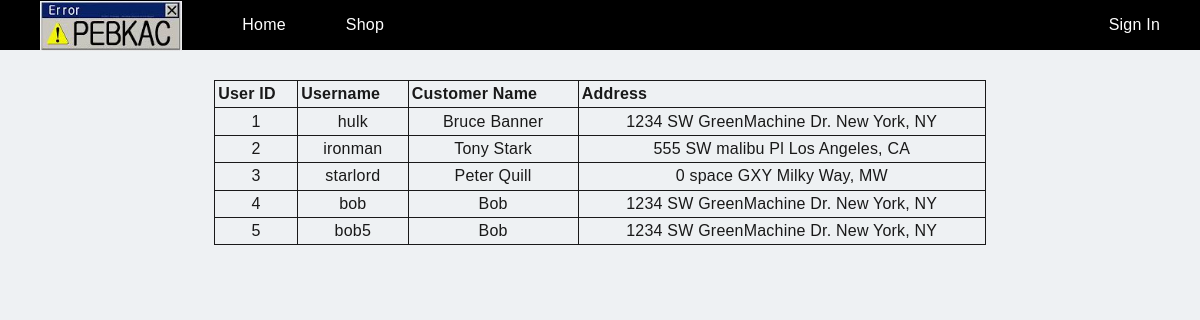
Screenshot of /emp_customers.php with the database file from the repository.
### tables this page shows
CREATE TABLE Customer (
	id				INT AUTO_INCREMENT NOT NULL,
	username		VARCHAR(255) UNIQUE NOT NULL,
    	pass			CHAR(32),
    name			VARCHAR(255) NOT NULL,
	address_id		INT,
	PRIMARY KEY (id),
	FOREIGN KEY (address_id) REFERENCES Address(id) ON DELETE SET NULL
);

CREATE TABLE Address (
	id				INT AUTO_INCREMENT NOT NULL,
	num				INT NOT NULL,
	street			VARCHAR(255) NOT NULL,
	apt_no			INT,
    city			VARCHAR(255) NOT NULL,
	state				CHAR(2) NOT NULL,
	zip				DECIMAL(5) NOT NULL,
	PRIMARY KEY (id)
);

### public/setup.php (called while the page is built, shortened)
<?php
function is_logged_in() {
  if(isset($_SESSION['type'])) {
	return True;
  } else {
  	return False;
  }
}

### public/emp_customers.php (the view, shortened to what this page needs)
<?php include "_header.php"; ?>
<?php
	$conn = mysqli_connect(DB_HOST, DB_USER, DB_PASSWORD, DB_NAME);
	$result = mysqli_query($conn, "SELECT c.id, c.username, c.name, a.num, a.street, a.city, a.state FROM Customer c, Address a WHERE a.id = c.address_id");
	$num_row = mysqli_num_rows($result);
	echo "<table>";
	echo "<tr><th>User ID</th><th>Username</th><th>Customer Name</th><th>Address</th>";
	echo "</tr>";
	for($i=0; $i<$num_row; $i++) {
		$customer=mysqli_fetch_row($result);
		echo "<tr><td>" . $customer[0] . "</td><td>" . $customer[1] . "</td><td>" . $customer[2] . "</td><td>" . $customer[3] . " " . $customer[4] . " " . $customer[5] . ", " . $customer[6] . "</td>";
		echo "<tr>";
	}
	echo "</table>";
?>
<?php include "_footer.php"; ?>

### public/_header.php (shortened to what this page needs)
<?php include "setup.php" ?>
<!DOCTYPE HTML>
<html lang="en">
  <head>
	<link rel="stylesheet" href="css/all.css">
  </head>
  <body>
    <header class="x-header-nav x-header-nav--ad">
	  <link href="css/gnavstyle.css" rel="stylesheet">
	  <div aria-label="Main Navigation" class="polaris-nav polaris-nav-header-wrapper" role="navigation">
		<div class="polaris-header">
		  <ul class="polaris-navigation">
			<li class="polaris-item">
			  <a href="index.php" target="_self" class="polaris-link ">
				<img src="images/logo.jpg" height=50>
			  </a>
			</li>
		  </ul>
		  <ul class="polaris-navigation">
			<li class="polaris-item ">
			  <a href="index.php" target="_self" class="polaris-link">
				<span class="polaris-trackname">Home</span>
			  </a>
			</li>
			<li class="polaris-item ">
			  <a href="plans.php" target="_self" class="polaris-link">
				<span class="polaris-trackname">Shop</span>
			  </a>
			</li>
		  </ul>
		  <ul class="polaris-personal">
			<li class="polaris-item ">
              <?php if(is_logged_in()) {?>
			  <a href="logout.php" target="_self" class="polaris-link ">
				<span class="polaris-trackname">Log Out</span>
			  </a>
              <?php } else {?>
			  <a href="login.php" target="_self" class="polaris-link ">
				<span class="polaris-trackname">Sign In</span>
			  </a>
              <?php } ?>
			</li>
		  </ul>
		</div>
	  </div>
	</header>
	<main role="main">
	  <section class="x-content-banner x-content-banner--pad-top-sm x-content-banner--pad-bottom-sm x-ui-theme--transparent x-background--transparent">
		<div class="x-flex-row middle-md center-sm">
		  <div class="x-flex__col-xs-12 x-flex__col-md-8 x--ta-c">
			<div class="x-flex__content x-content-banner__content">

### public/_footer.php
			</div>
		  </div>
		</div>
	  </section>
	</main>
  </body>
</html>

### public/css/gnavstyle.css (style rules this page uses)
.polaris-nav ul,.polaris-nav ol,.polaris-nav li { list-style-type:none;margin:0;padding:0 }
.polaris-nav .polaris-header a { text-decoration:none;color:#fff }
.polaris-nav { position:relative;z-index:1500;background-color:#000 }
.polaris-nav * { box-sizing:border-box;font-family:Helvetica, Arial, sans-serif }
.polaris-nav .polaris-header { height:50px;max-width:1180px;margin:0 auto;padding:0;font-size:16px;color:#fff }
.polaris-nav .polaris-personal { float:right }
.polaris-nav .polaris-item { float:left;position:relative }
.polaris-nav .polaris-link { position:relative;float:left;height:50px;padding:0 30px;line-height:50px;color:#fff;text-decoration:none }

### rows the page displays
customer: id "1", username "hulk", name "Bruce Banner", address.num "1234", address.street "SW GreenMachine Dr.", address.city "New York", address.state "NY"
customer: id "2", username "ironman", name "Tony Stark", address.num "555", address.street "SW malibu Pl", address.city "Los Angeles", address.state "CA"
customer: id "3", username "starlord", name "Peter Quill", address.num "0", address.street "space GXY", address.city "Milky Way", address.state "MW"
customer: id "4", username "bob", name "Bob", address.num "1234", address.street "SW GreenMachine Dr.", address.city "New York", address.state "NY"
customer: id "5", username "bob5", name "Bob", address.num "1234", address.street "SW GreenMachine Dr.", address.city "New York", address.state "NY"
